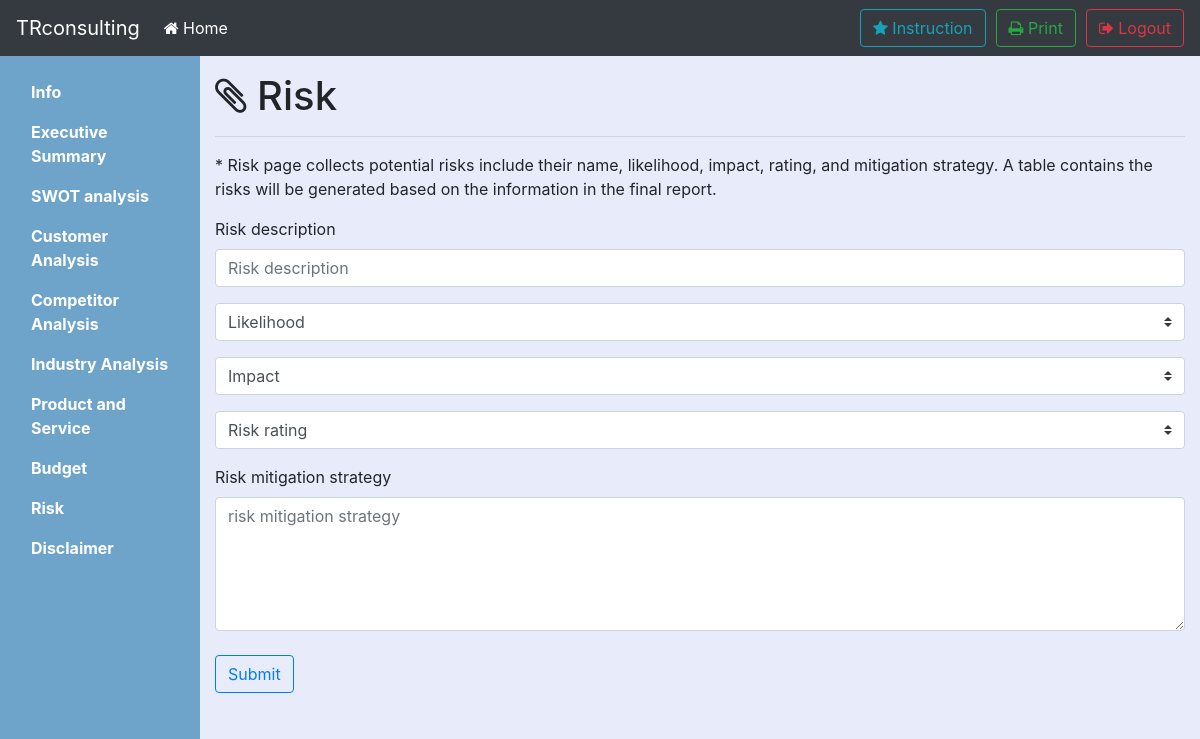
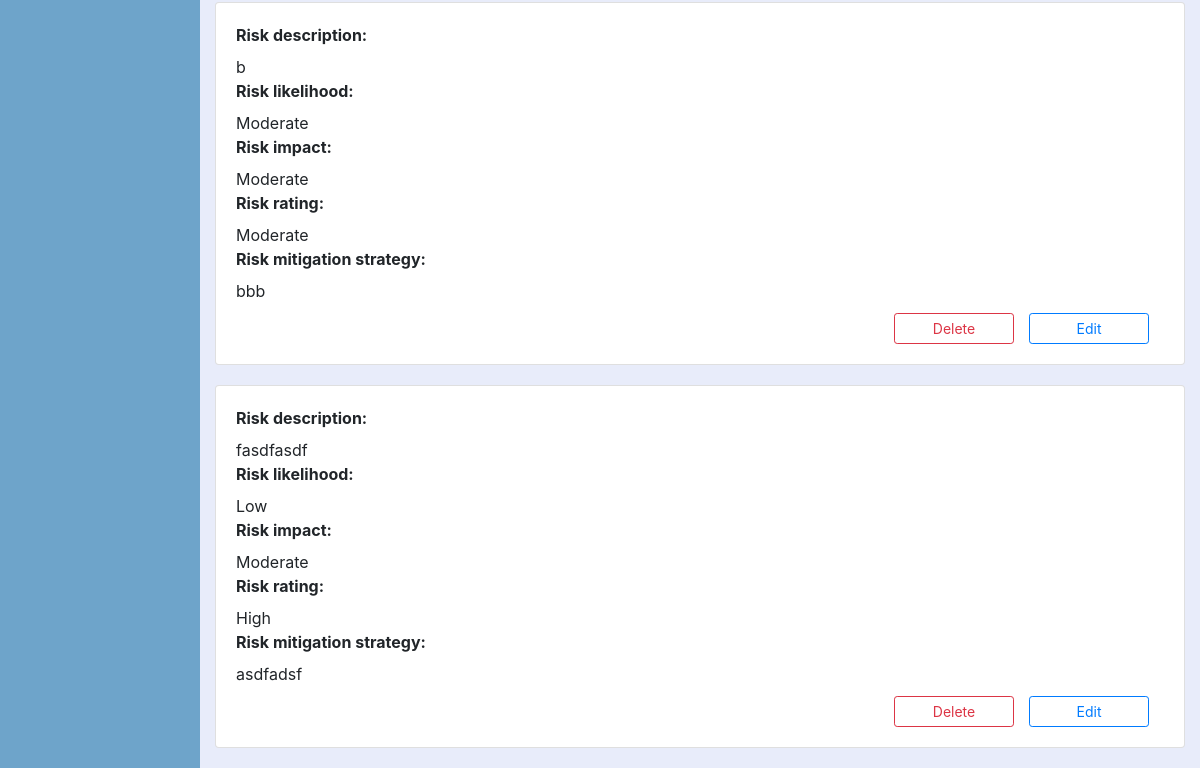
The app's page /1/risk (signed in), older data (2 pictures, top to bottom).
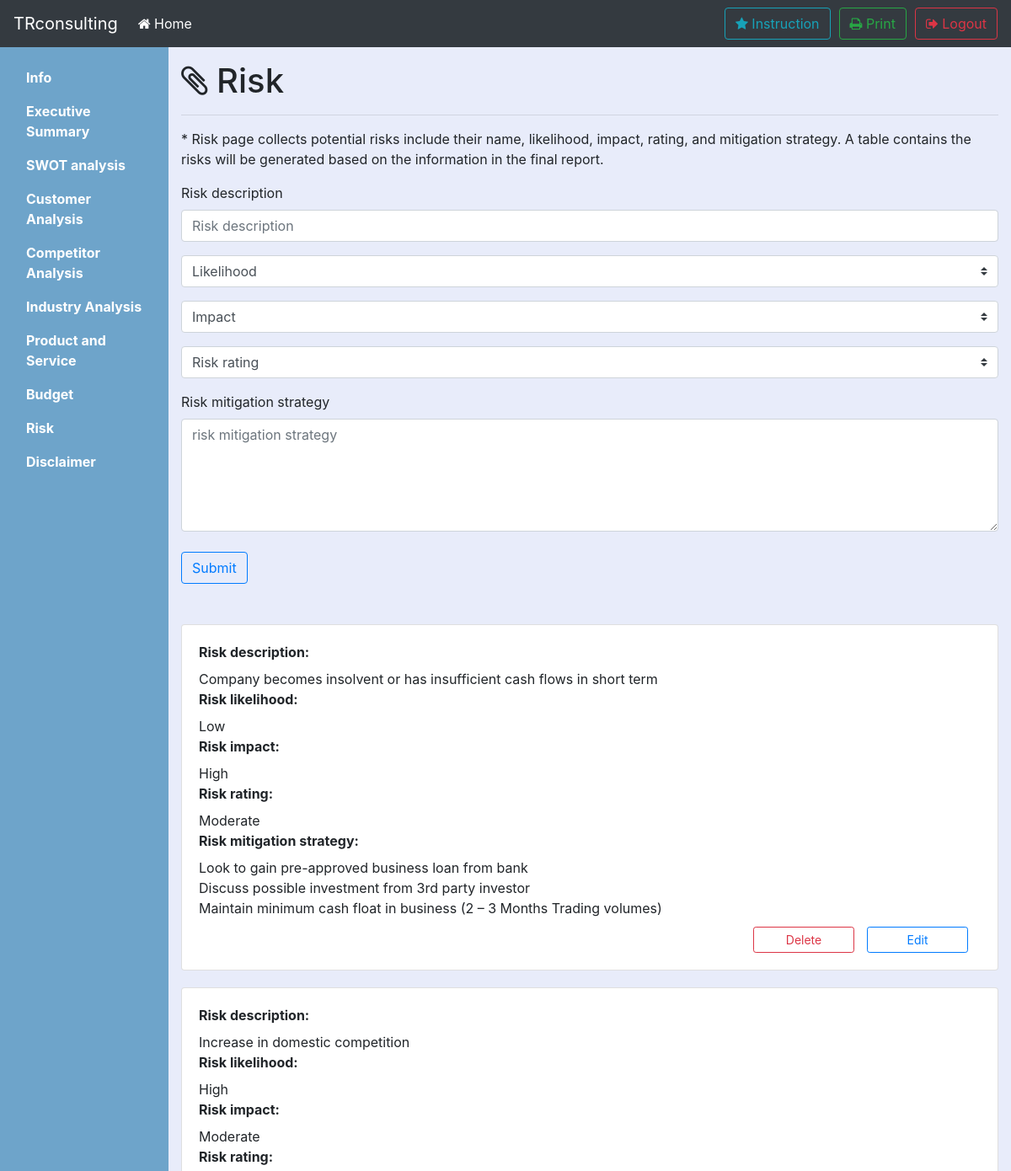
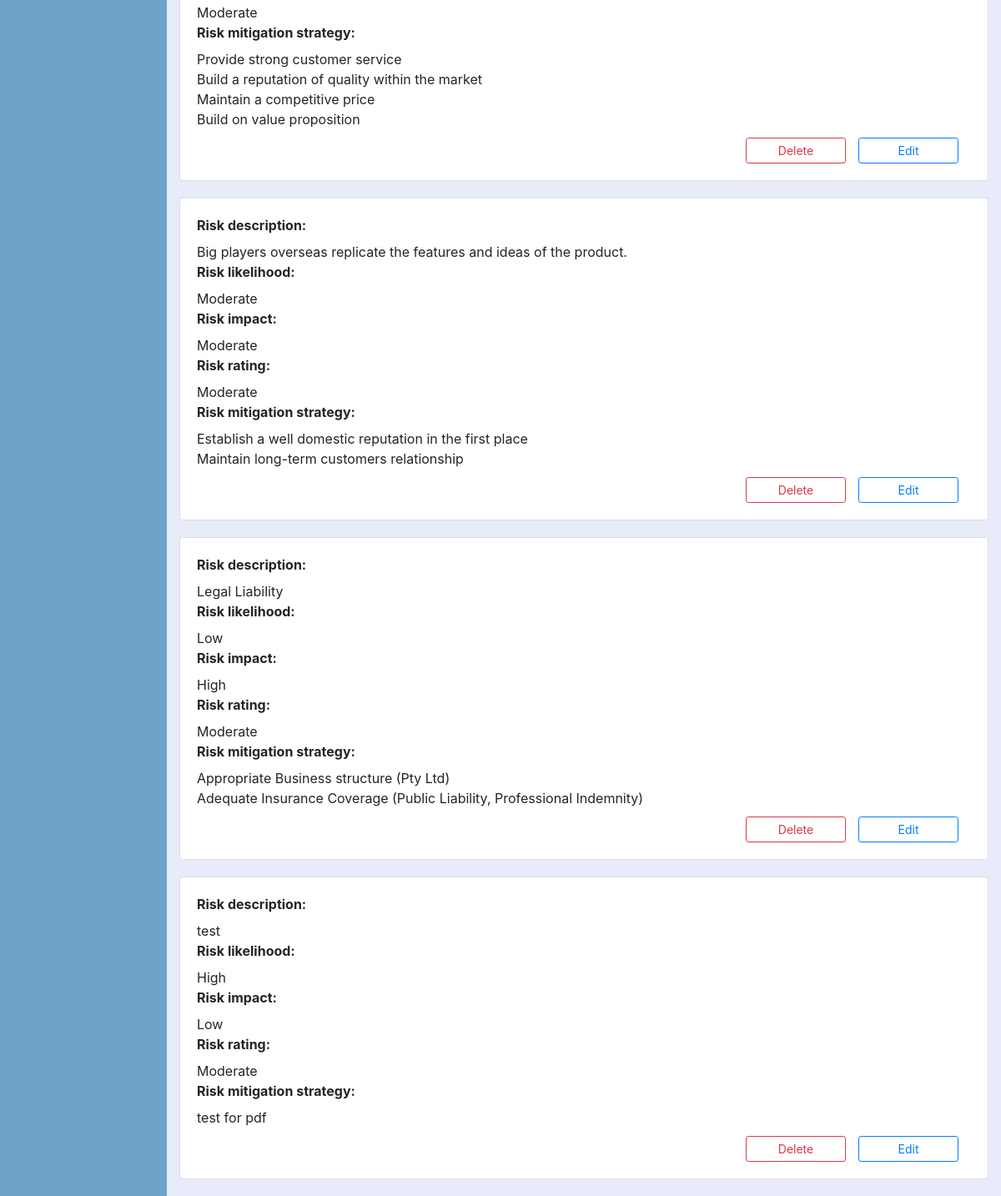
The same page, newer data (2 pictures, top to bottom).
### tables this page shows
CREATE TABLE RISK(pid INTEGER, did INTEGER PRIMARY KEY, des TEXT NOT NULL, likelihood VARCHAR NOT NULL, impact VARCHAR NOT NULL, rating VARCHAR NOT NULL, strat TEXT NOT NULL);

### bpb.py (the view)
@app.route('/<int:pid>/risk',methods=['GET','POST'])
def risk(pid):
	if 'logged_in' in session:
		if (session['logged_in'] == True):
			if request.method == 'GET':
				data = db_func.select_risk('risk',pid)
				return render_template('risk.html', data=data)
			if request.method == 'POST':
				des = request.form['des']
				likelihood = request.form['likelihood']
				impact = request.form['impact']
				rating = request.form['rating']
				strat = request.form['strat']
				db_func.insert_risk('risk',pid,des,likelihood,impact,rating,strat)
				flash('successfully insert !')
				return redirect('/%d/risk' % pid)
		else:
			return redirect(url_for('login'))
	else:
		return redirect(url_for('login'))

### db_func.py (called while the page is built)
def select_risk(table,pid):
	conn = sqlite3.connect('test.db')
	c = conn.cursor()
	c.execute('''SELECT * FROM '%s' WHERE pid='%d' ''' % (table,pid))
	content = c.fetchall()
	conn.commit()
	conn.close()
	return content

### templates/risk.html (shortened to what this page needs)
{% extends "layout.html" %}
{% block main %}
<main class="col-sm-9 ml-sm-auto col-md-10 pt-3" style="background-color:#e8ecfa;" role="main">
  <h1><i class="fa fa-paperclip" aria-hidden="true"></i> Risk</h1>
  <section class="placeholders">
    <div>
      <hr>
      <form class="form" method="post">
        <blockquote>* Risk page collects potential risks include their name, likelihood, impact, rating, and mitigation strategy. A table contains the risks will be generated based on the information in the final report.</blockquote>
        <label for="risk_d">Risk description</label>
        <input id="risk_d" name="des" class="form-control" placeholder="Risk description" required>
        <select name='likelihood' class="custom-select d-block my-3" required>
          <option value="">Likelihood</option>
        </select>
        <select name='impact' class="custom-select d-block my-3" required>
          <option value="">Impact</option>
        </select>
        <select name='rating' class="custom-select d-block my-3" required>
          <option value="">Risk rating</option>
        </select>
        <label for="strategy">Risk mitigation strategy</label>
        <textarea name='strat' rows="5" id="strategy" name="strategy" class="form-control" placeholder="risk mitigation strategy" required></textarea>
        <br>
        <input class="btn btn-outline-primary" method = "post" type="submit"></input>
      </form>
    </div>
  </section>
  <br>
  <br>
  <section>
    <div class="streamOfParts">
      {% if data %}
      {% for i in data %}
      <div class="card" style="margin-bottom: 20px;">
        <div class="card-body">
        <label style='font-weight:bold;'>Risk description:</label>
        <div style="white-space: pre-line" class="streamDes">{{ i[2] }}</div>
        <label style='font-weight:bold;'>Risk likelihood:</label>
        <div style="white-space: pre-line" class="streamLikelihood">{{ i[3] }}</div>
        <label style='font-weight:bold;'>Risk impact:</label>
        <div style="white-space: pre-line" class="streamImpact">{{ i[4] }}</div>
        <label style='font-weight:bold;'>Risk rating:</label>
        <div style="white-space: pre-line" class="streamRating">{{ i[5] }}</div>
        <label style='font-weight:bold;'>Risk mitigation strategy:</label>
        <div style="white-space: pre-line" class="streamStrat">{{ i[6] }}</div>
        <div align="right" style="margin-bottom: 15px;">
          <input type="button" class="btn btn-outline-primary btn-sm" data-toggle="modal" data-target="#editModal" onclick="loadRisk(this)" style="margin-right: 15px;margin-top:10px;float:right;width: 120px;" value="Edit"></input>
          <input type="button" class="btn btn-sm btn-outline-danger" data-toggle="modal" onclick="deleteFunction(this)" style="margin-right: 15px;margin-top:10px;float:right;width: 120px;" value="Delete" data-target="#delConfirm"> </input>
        </div>
      </div>
    </div>
      {% endfor %}
      {% endif %}
    </div>
  </section>
</main>
{% endblock %}

Row changes from the older to the newer data that the page shows:
removed RISK: des "b", likelihood "Moderate", impact "Moderate", rating "Moderate", strat "bbb"
removed RISK: des "fasdfasdf", likelihood "Low", impact "Moderate", rating "High", strat "asdfadsf"
added RISK: des "Company becomes insolvent or has insufficient cash flows in short term", likelihood "Low", impact "High", rating "Moderate", strat "Look to gain pre-approved business loan from bank Discuss possible investment from 3rd party investor Maintain minimum cash float in business (2 – 3 Months Trading volumes)"
added RISK: des "Increase in domestic competition", likelihood "High", impact "Moderate", rating "Moderate", strat "Provide strong customer service Build a reputation of quality within the market Maintain a competitive price Build on value proposition"
added RISK: des "Big players overseas replicate the features and ideas of the product.", likelihood "Moderate", impact "Moderate", rating "Moderate", strat "Establish a well domestic reputation in the first place Maintain long-term customers relationship"
added RISK: des "Legal Liability", likelihood "Low", impact "High", rating "Moderate", strat "Appropriate Business structure (Pty Ltd) Adequate Insurance Coverage (Public Liability, Professional Indemnity)"
added RISK: des "test", likelihood "High", impact "Low", rating "Moderate", strat "test for pdf"
